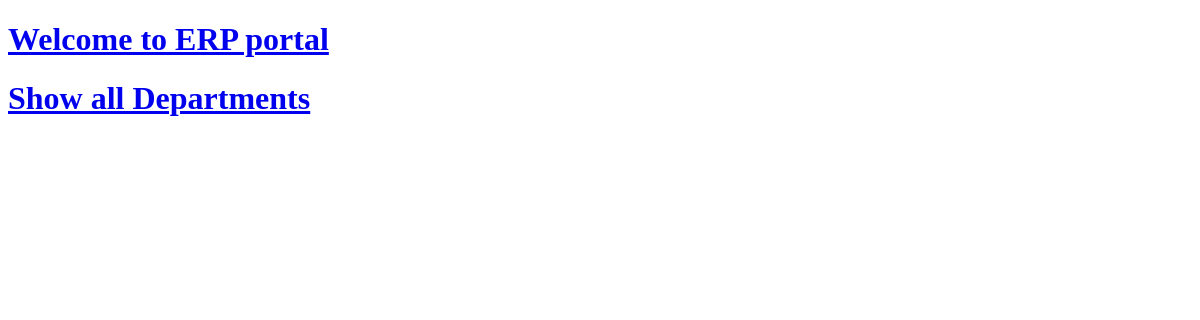
The page /departments on the database as committed earlier.
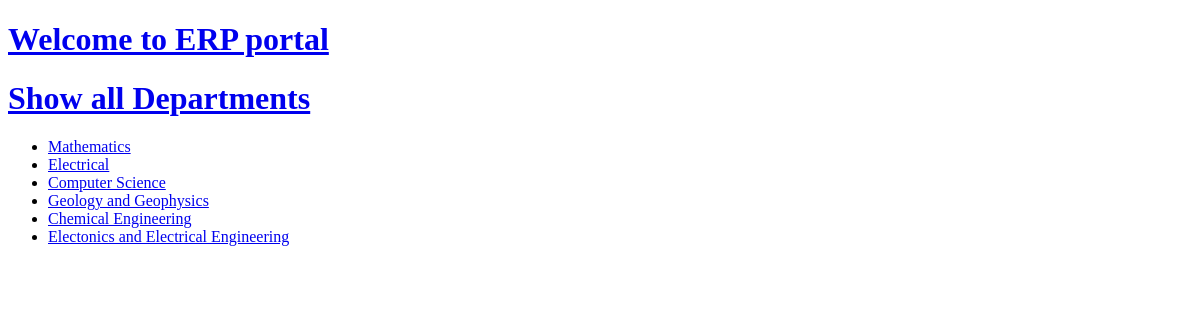
The same page on the database as committed later.
### erpApp/models.py (models this page shows)
class Department(models.Model):
    departmentName = models.CharField(max_length=100)
    facId = models.IntegerField()
    depCode = models.CharField(max_length=2, validators=[depError])
    def __str__(self):
        return self.departmentName

### erpApp/views.py (the view)
# urls.py: path("departments", views.listDepartments, name="listDepartment"),
def listDepartments(request):
    departments = Department.objects.all()
    print(departments)
    return render(request, "erpApp/listDepartments.html", {
        "departmentList": departments
    })

### erpApp/templates/erpApp/listDepartments.html (shortened to what this page needs)
{% extends 'base.html' %}
{% block content %}
    {% include 'erpApp/includes/navbar.html' %}
    <ul>
        {% for department in departmentList %}
            <li><a href="{% url 'listCourse' department.departmentName %}">{{department}}</a></li>
        {% endfor %}
    </ul>
{% endblock content %}

Rows that differ between the two databases and show on the page:
added Department: departmentName "Mathematics"
added Department: departmentName "Electrical"
added Department: departmentName "Computer Science"
added Department: departmentName "Geology and Geophysics"
added Department: departmentName "Chemical Engineering"
added Department: departmentName "Electonics and Electrical Engineering"
